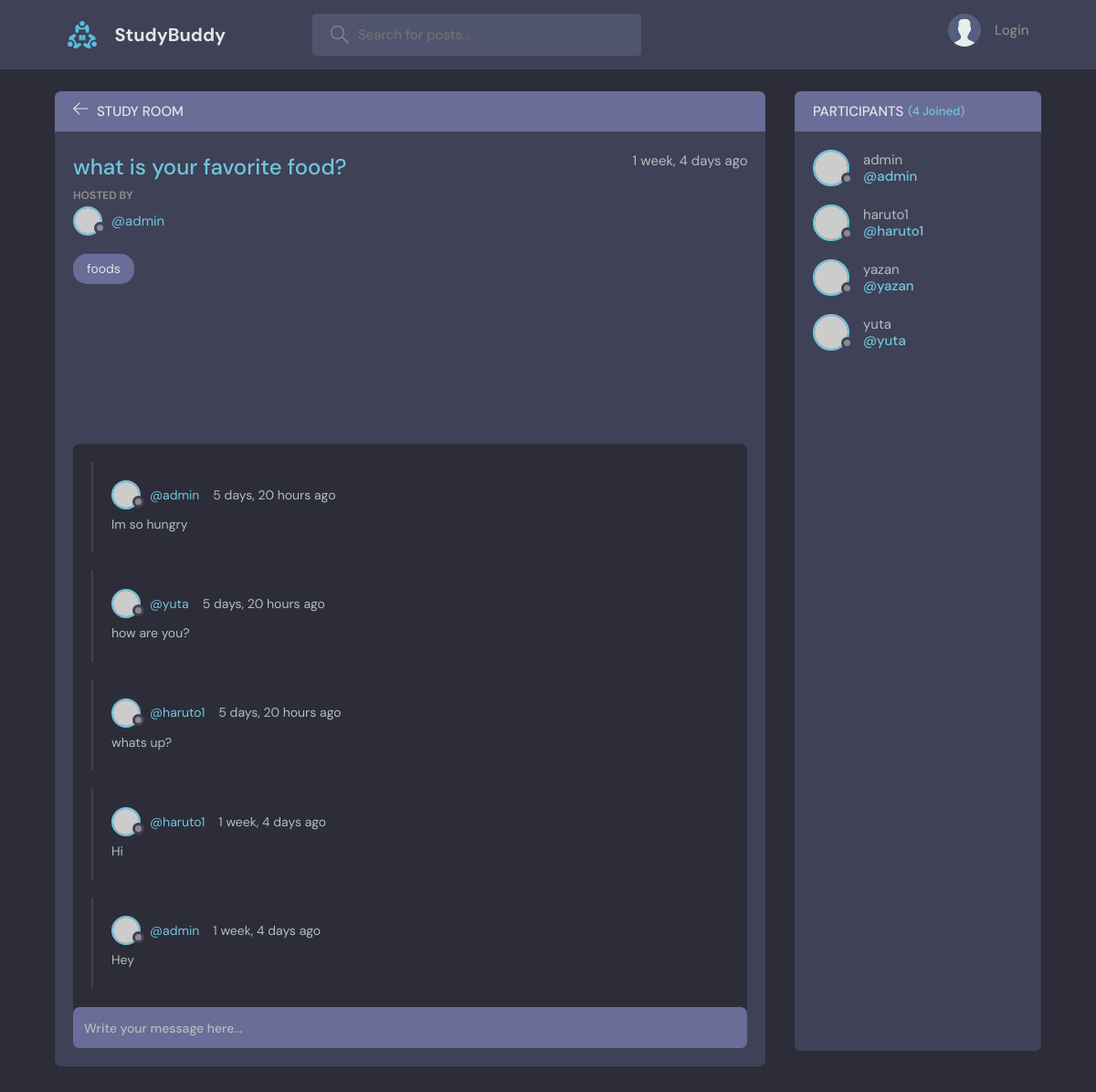
The app's page /room/2 with its own data.
### base/models.py (models this page shows, shortened)
class Room(models.Model):
    host = models.ForeignKey(User, on_delete=models.SET_NULL, null=True)
    topic = models.ForeignKey(Topic, on_delete=models.SET_NULL, null=True)
    name = models.CharField(max_length=100)
    description = models.TextField(null=True, blank=True)
    participants = models.ManyToManyField(User, related_name='participants', blank=True)
    updated = models.DateTimeField(auto_now=True)
    created = models.DateTimeField(auto_now_add=True)
    class Meta:
        ordering = ['-updated', '-created'] # descending order

class Topic(models.Model):
    name = models.CharField(max_length=100)
    def __str__(self):
        return self.name

class Message(models.Model):
    user = models.ForeignKey(User, on_delete=models.CASCADE)  # one-to-many relationship
    room = models.ForeignKey(Room, on_delete=models.CASCADE)  # one-to-many relationship
    body = models.TextField()
    updated = models.DateTimeField(auto_now=True)
    created = models.DateTimeField(auto_now_add=True)
    class Meta:
        ordering = ['-updated', '-created'] # descending order

### base/views.py (the view, shortened to what this page needs)
# urls.py: path('room/<str:pk>', views.room, name='room'),
def room(request, pk):
    room  = Room.objects.get(id=pk)
    room_messages = room.message_set.all()
    participants = room.participants.all()
    context = {'room': room, 'room_messages': room_messages, 'participants': participants}
    return render(request, 'base/room.html', context)

### base/templates/base/room.html (shortened to what this page needs)
{% extends 'main.html' %}
{% block content %}
    <main class="profile-page layout layout--2">
      <div class="container">
        <div class="room">
          <div class="room__top">
            <div class="room__topLeft">
              <a href="{% url 'home' %}">
                <svg version="1.1" xmlns="http://www.w3.org/2000/svg" width="32" height="32" viewBox="0 0 32 32">
                  <title>arrow-left</title>
                  <path
                    d="M13.723 2.286l-13.723 13.714 13.719 13.714 1.616-1.611-10.96-10.96h27.625v-2.286h-27.625l10.965-10.965-1.616-1.607z"
                  ></path>
                </svg>
              </a>
              <h3>Study Room</h3>
            </div>
          </div>
          <div class="room__box scroll">
            <div class="room__header scroll">
              <div class="room__info">
                <h3>{{room.name}}</h3>
                <span>{{room.created|timesince}} ago</span>
              </div>
              <div class="room__hosted">
                <p>Hosted By</p>
                <a href="{% url 'user-profile' room.host.id %}" class="room__author">
                  <div class="avatar avatar--small">
                    <img src="https://randomuser.me/api/portraits/men/37.jpg" />
                  </div>
                  <span>@{{room.host.username}}</span>
                </a>
              </div>
              <span class="room__topics">{{room.topic}}</span>
            </div>
            <div class="room__conversation">
              <div class="threads scroll">
                {% for message in room_messages %}
                <div class="thread">
                  <div class="thread__top">
                    <div class="thread__author">
                      <a href="{% url 'user-profile' message.user.id %}" class="thread__authorInfo">
                        <div class="avatar avatar--small">
                          <img src="https://randomuser.me/api/portraits/men/37.jpg" />
                        </div>
                        <span>@{{message.user.username}}</span>
                      </a>
                      <span class="thread__date">{{message.created|timesince}} ago</span>
                    </div>
                  </div>
                  <div class="thread__details">
                    {{message.body}}
                  </div>
                </div>
                {% endfor %}
              </div>
            </div>
          </div>
          <div class="room__message">
            <form action="" method="POST">
              <input name="body" placeholder="Write your message here..." />
            </form>
          </div>
        </div>
        <div class="participants">
          <h3 class="participants__top">Participants <span>({{participants.count}} Joined)</span></h3>
          <div class="participants__list scroll">
            {% for user in participants %}
            <a href="{% url 'user-profile' user.id %}" class="participant">
              <div class="avatar avatar--medium">
                <img src="https://randomuser.me/api/portraits/men/37.jpg" />
              </div>
              <p>
                {{user.username}}
                <span>@{{user.username}}</span>
              </p>
            </a>
            {% endfor %}
          </div>
        </div>
      </div>
    </main>
{% endblock content %}

### records on screen
Room: name "what is your favorite food?", created "1 week, 4 days", host.username "admin", topic "foods"
Message: user.username "admin", created "5 days, 20 hours", body "Im so hungry"
Message: user.username "yuta", created "5 days, 20 hours", body "how are you?"
Message: user.username "haruto1", created "5 days, 20 hours", body "whats up?"
Message: user.username "haruto1", created "1 week, 4 days", body "Hi"
Message: user.username "admin", created "1 week, 4 days", body "Hey"

### other values on screen
{{ participants.count }} "4"
{{ user.username }} "admin"
{{ user.username }} "haruto1"
{{ user.username }} "yazan"
{{ user.username }} "yuta"
